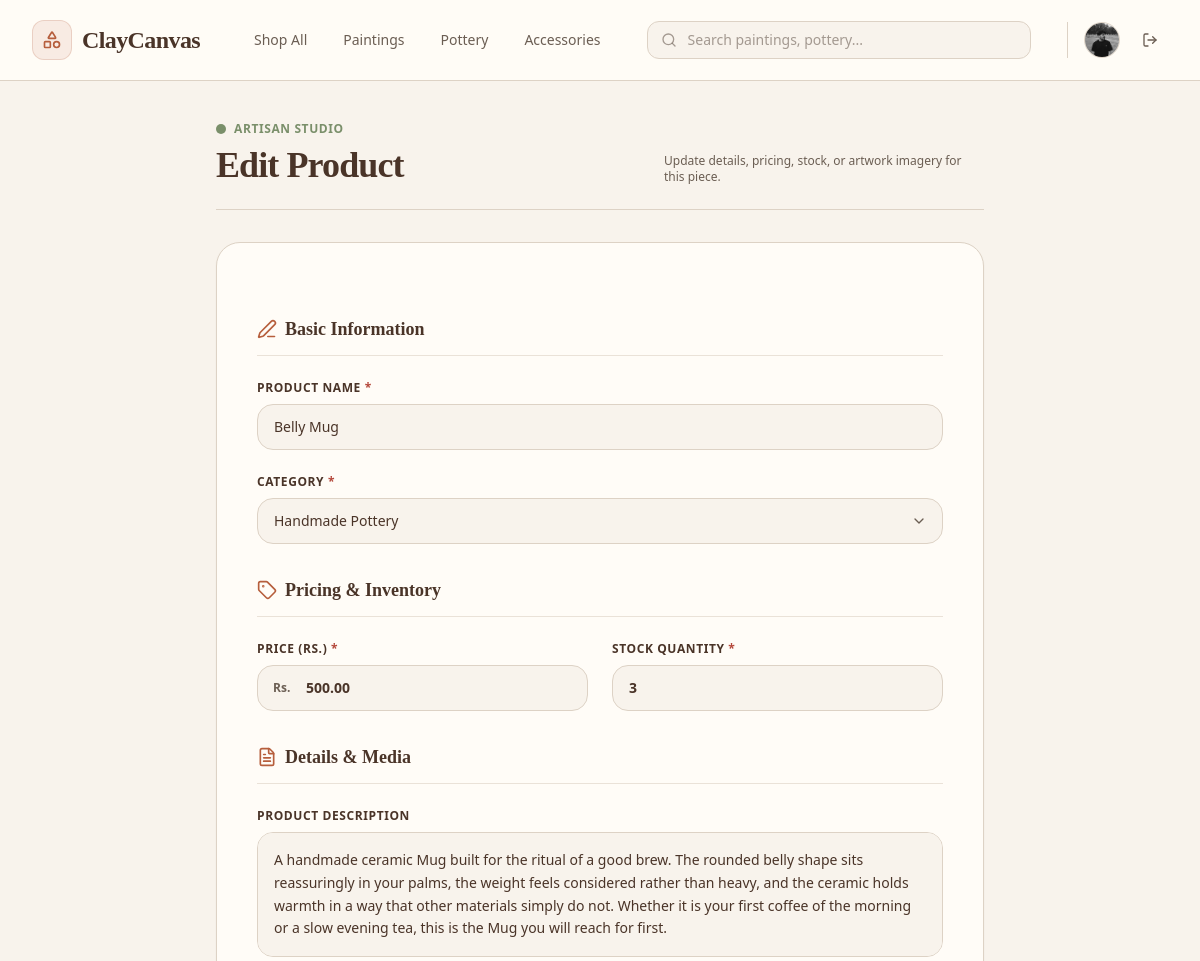
The page /products/edit/3/ (signed in, upper part) on the database as committed earlier.
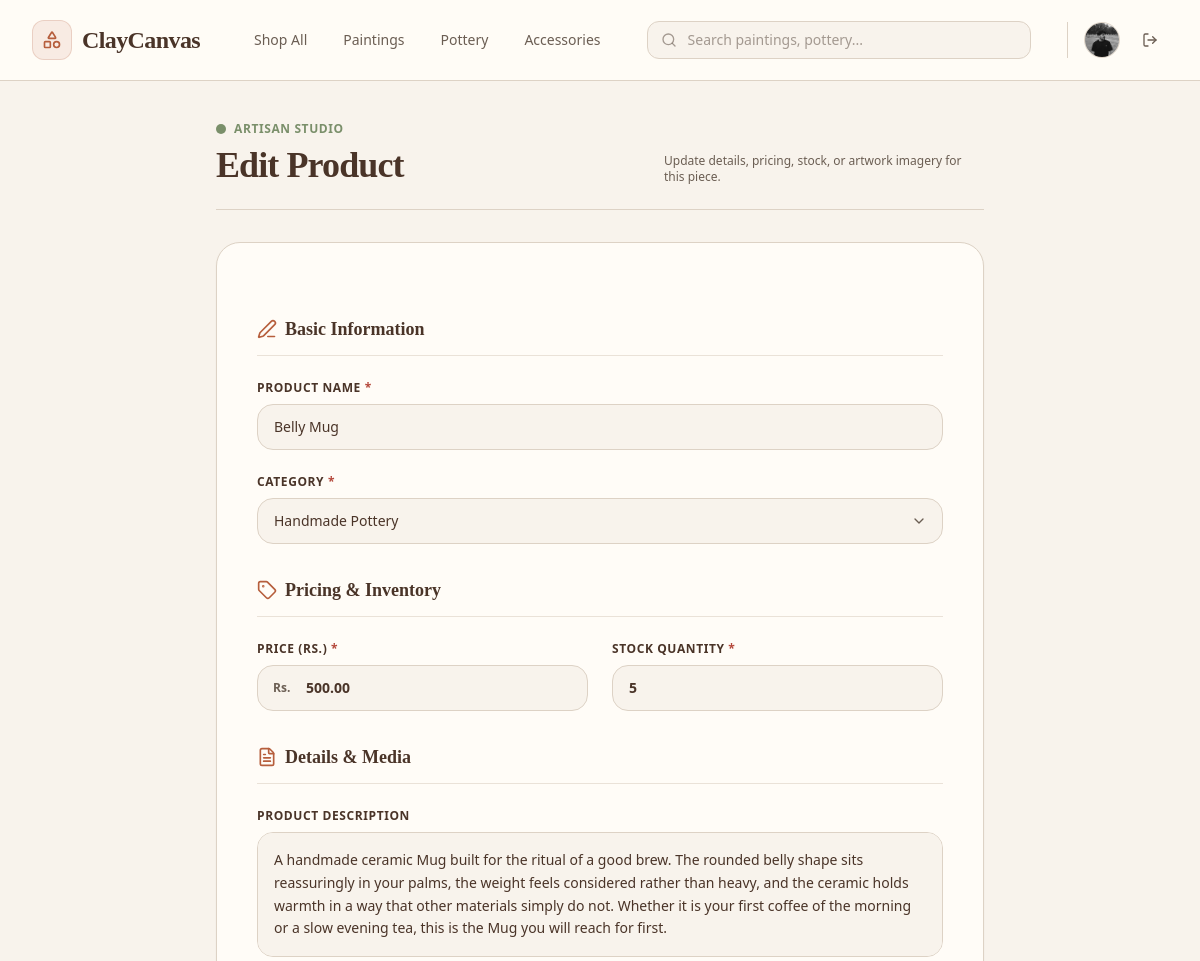
The same page on the database as committed later.
### cc_app/models.py (models this page shows, shortened)
class Product(models.Model):
    class Category(models.TextChoices):
        PAINTINGS = 'paintings', 'Original Paintings'
        POTTERY = 'pottery', 'Handmade Pottery'
        CERAMICS = 'ceramics', 'Sculptures & Ceramics'
        PRINTS = 'prints', 'Canvas & Fine Art Prints'
        ACCESSORIES = 'accessories', 'Art Supplies & Displays'
    name = models.CharField(max_length=255)
    category = models.CharField(max_length=30, choices=Category.choices)
    description = models.TextField(help_text="Detailed description of the artwork, dimensions, and materials used.")
    price = models.DecimalField(max_digits=10, decimal_places=2)
    stock = models.PositiveIntegerField(default=1, help_text="Set to 1 for unique, original one-off masterworks.")
    product_image = models.ImageField(upload_to='images/products/')
    is_active = models.BooleanField(default=True)
    created_at = models.DateTimeField(auto_now_add=True)

### cc_app/views/products_view.py (the view, shortened to what this page needs)
# urls.py: path('products/edit/<int:product_id>/', edit_product_view, name='edit_product'),
@login_required
def edit_product_view(request, product_id):
    product = Product.objects.get(id=product_id)
    if not request.user.is_staff:
        messages.error(request, "You do not have permission to edit products.")
        return redirect('/')
    if not product:
        messages.error(request, "Product not found.")
        return redirect('/dashboard/admin/?section=product-management')
    errors = {}
    return render(request, 'main/edit_products_page.html', {'product': product})

### cc_app/templates/main/edit_products_page.html (shortened to what the changed rows need)
<!DOCTYPE html>
<html lang="en">
<head>
    {% load static %}
    <link href="{% static 'css/styles.css' %}" rel="stylesheet" />
</head>
<body class="bg-[#F8F3EC] text-[#6B5E53] font-sans min-h-screen flex flex-col antialiased">
    <main class="flex-grow flex items-center justify-center py-10 px-4 sm:px-6 lg:px-8">
        <div class="w-full max-w-3xl">
            <div class="mb-8 text-center sm:text-left flex flex-col sm:flex-row sm:items-end justify-between gap-4 pb-6 border-b border-[#DDD2C5]">
                <div>
                    <h1 class="text-3xl sm:text-4xl font-serif font-bold text-[#4A3428] tracking-tight">Edit Product</h1>
                </div>
            </div>
            <form method="POST" enctype="multipart/form-data" class="bg-[#FFFCF7] border border-[#DDD2C5] rounded-3xl p-6 sm:p-10 shadow-sm space-y-8">
                <div class="space-y-6">
                    <div>
                        <label for="id_name" class="block text-xs font-bold text-[#4A3428] uppercase tracking-wider mb-2">
                            Product Name <span class="text-[#B4473A]">*</span>
                        </label>
                        <input type="text" id="id_name" name="name" {% if data %} value="{{ data.name }}" {% else %} value="{{ product.name }}" {% endif %} maxlength="255" placeholder="e.g. Whispering Sands Ceramic Vase" class="w-full bg-[#F8F3EC] border border-[#DDD2C5] rounded-2xl px-4 py-3 text-sm text-[#4A3428] font-medium placeholder-[#6B5E53]/50 focus:outline-none focus:border-[#B65E3C] focus:bg-[#FFFCF7] transition-all">
                    </div>
                    <div>
                        <div class="relative">
                            <select id="id_category" name="category" class="w-full bg-[#F8F3EC] border border-[#DDD2C5] rounded-2xl px-4 py-3 text-sm text-[#4A3428] font-medium focus:outline-none focus:border-[#B65E3C] focus:bg-[#FFFCF7] transition-all appearance-none cursor-pointer">
                                <option value="pottery" {% if data %} {% if data.category == 'pottery' %}selected{% endif %} {% else %} {% if product.category == 'pottery' %}selected{% endif %} {% endif %} class="bg-[#FFFCF7] text-[#4A3428]">Handmade Pottery</option>
                            </select>
                            <div class="absolute inset-y-0 right-0 flex items-center pr-4 pointer-events-none text-[#6B5E53]">
                            </div>
                        </div>
                    </div>
                </div>
                <div class="space-y-6">
                    <div class="grid grid-cols-1 sm:grid-cols-2 gap-6">
                        <div>
                            <div class="relative">
                                <span class="absolute inset-y-0 left-0 pl-4 flex items-center text-xs font-bold text-[#6B5E53]">Rs.</span>
                                <input type="number" id="id_price" name="price" step="0.01" min="0" {% if data %} value="{{ data.price }}" {% else %} value="{{ product.price|stringformat:".2f" }}" {% endif %} placeholder="0.00" class="w-full bg-[#F8F3EC] border border-[#DDD2C5] rounded-2xl pl-12 pr-4 py-3 text-sm text-[#4A3428] font-semibold placeholder-[#6B5E53]/50 focus:outline-none focus:border-[#B65E3C] focus:bg-[#FFFCF7] transition-all">
                            </div>
                        </div>
                        <div>
                            <label for="id_stock" class="block text-xs font-bold text-[#4A3428] uppercase tracking-wider mb-2">
                                Stock Quantity <span class="text-[#B4473A]">*</span>
                            </label>
                            <input type="number" id="id_stock" name="stock" min="0" {% if data %} value="{{ data.stock }}" {% else %} value="{{ product.stock }}" {% endif %} placeholder="1" class="w-full bg-[#F8F3EC] border border-[#DDD2C5] rounded-2xl px-4 py-3 text-sm text-[#4A3428] font-semibold placeholder-[#6B5E53]/50 focus:outline-none focus:border-[#B65E3C] focus:bg-[#FFFCF7] transition-all">
                        </div>
                    </div>
                </div>
                <div class="space-y-6">
                    <div>
                        <label for="id_description" class="block text-xs font-bold text-[#4A3428] uppercase tracking-wider mb-2">
                            Product Description
                        </label>
                        <textarea id="id_description" name="description" rows="4" placeholder="Describe the story, materials, dimensions, and craft techniques used..." class="w-full bg-[#F8F3EC] border border-[#DDD2C5] rounded-2xl p-4 text-sm text-[#4A3428] font-medium placeholder-[#6B5E53]/50 focus:outline-none focus:border-[#B65E3C] focus:bg-[#FFFCF7] transition-all resize-none leading-relaxed">{% if data %}{{ data.description }}{% else %}{{ product.description }}{% endif %}</textarea>
                    </div>
                </div>
            </form>
        </div>
    </main>
</body>
</html>

Rows that differ between the two databases and show on the page:
changed Product "Belly Mug": stock "3" → "5"
